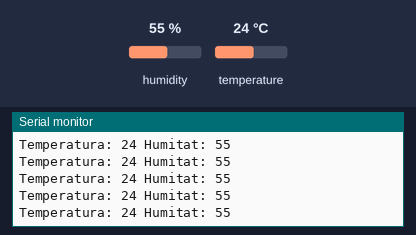
A sketch run on a simulated Arduino Uno, built with avr-gcc and run on an emulated ATmega328P. On the bench: the last lines printed to the serial monitor. The inputs (shaded band) are chosen by the test bench; at power-on: humidity 55 %, temperature 24 °C.

Above: at 2.8 s.
2.9 s: humidity set to 22 %
At 4.5 s:
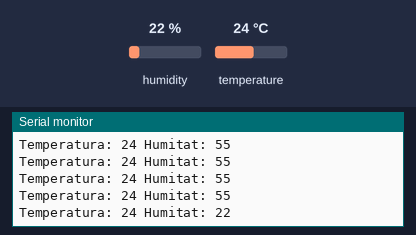
5.6 s: temperature set to 12 °C
At 6.0 s:
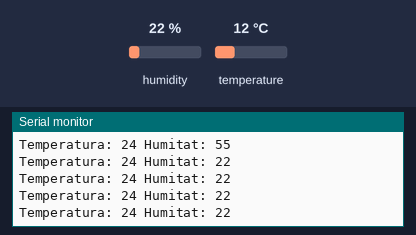
11.6 s: humidity set to 40 %
At 12.1 s:
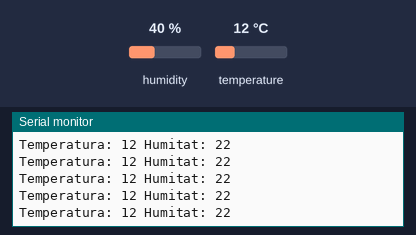
Timing chart, 0 to 14.6 s (numbered marks = the images above; inputs shaded):
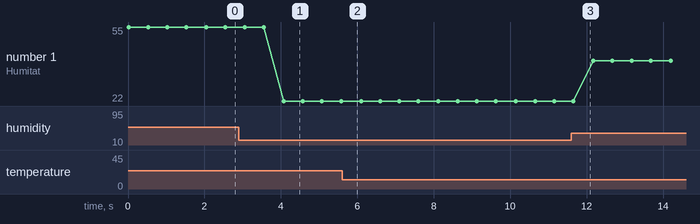

The sketch:

temperatura_i_humitat.ino
```cpp
#include <DHT.h>
#include <DHT_U.h>

int SENSOR = 2;
int TEMPERATURA;
int HUMITAT;

DHT dht(SENSOR, DHT11);

void setup(){
  Serial.begin(9600);
  dht.begin();
}

void loop(){
  TEMPERATURA = dht.readTemperature();
  HUMITAT = dht.readHumidity();
  Serial.print("Temperatura: ");
  Serial.print(TEMPERATURA);
  Serial.print(" Humitat: ");
  Serial.println(HUMITAT);
  delay (500);
}
```

Measured:
- after the input at 2.9 s, the serial monitor: prints a new line after 1.2 s (image 1)
- plotted number 1: 55 → 22 after the input at 2.9 s, 22 → 40 after the input at 11.6 s
